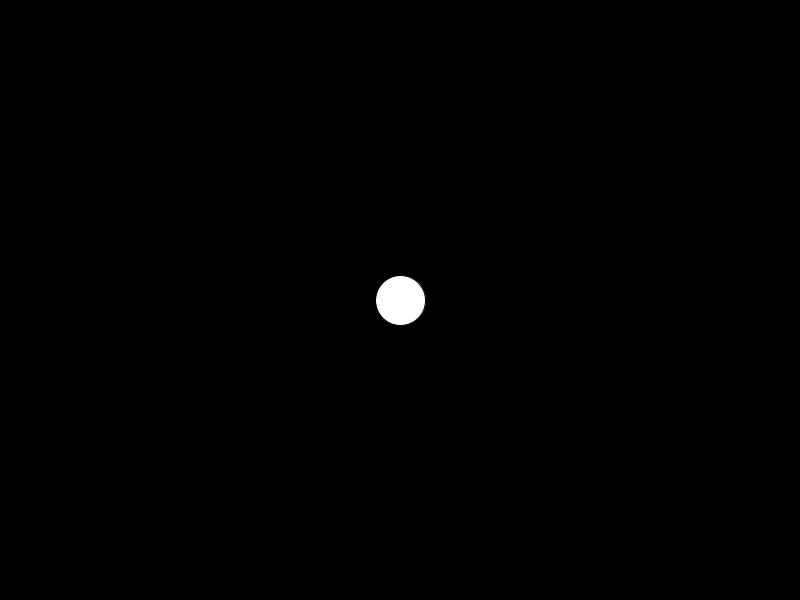
Frame 1 (no input)
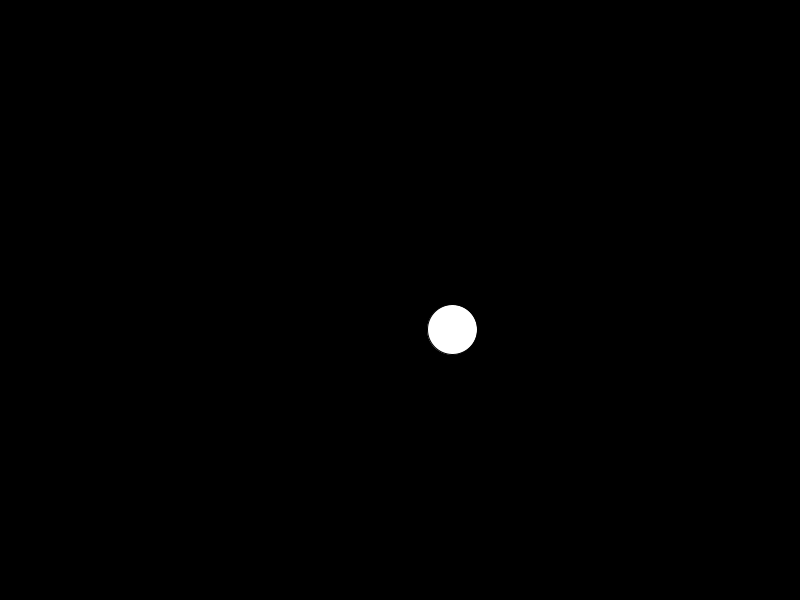
Frame 60 (the mouse pressed at the canvas centre just before this capture)
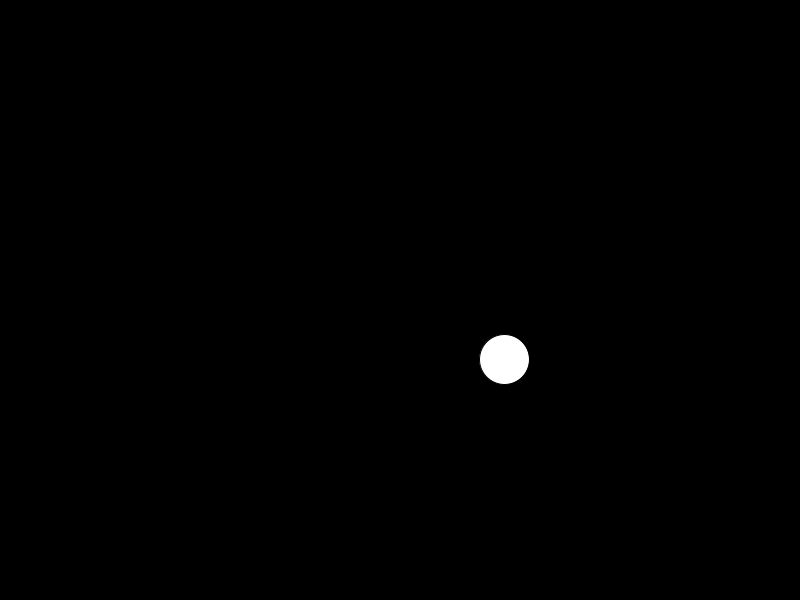
Frame 120 (the mouse held since frame 60 and released just before this capture)

The Processing sketch that drew these frames (run headless with seeded random() and noise(); from frame 60 on, the mouse is pressed at the canvas centre):

// Processing sketch: Bouncing_Ball_as_OOP
// ── Bouncing_Ball_as_OOP.pde
Ball b;    //declare a new object of the Ball class


void setup() {
  size(800, 600);
  b = new Ball();    //initialize our new ball called b
}

void draw() {
  background(0);
  b.move();
  b.bounce();
  b.display();
}

////////////////////////////////////////////////////
// Below this is the definition of the Ball class //
////////////////////////////////////////////////////
class Ball {
  //these are the properties of our Ball class
  float sz;
  PVector loc, vel;

  Ball() {
    sz = 50;
    loc = new PVector(width/2, height/2);
    vel = PVector.random2D();
  }

  void display() {
    ellipse(loc.x, loc.y, sz, sz);
  }

  void move() {
    loc.add(vel);
  }

  void bounce() {
    if (loc.x + sz/2 > width || loc.x - sz/2 < 0) {
      vel.x *= -1;
    }
    if (loc.y + sz/2 > height || loc.y - sz/2 < 0) {
      vel.y *= -1;
    }
  }
}
